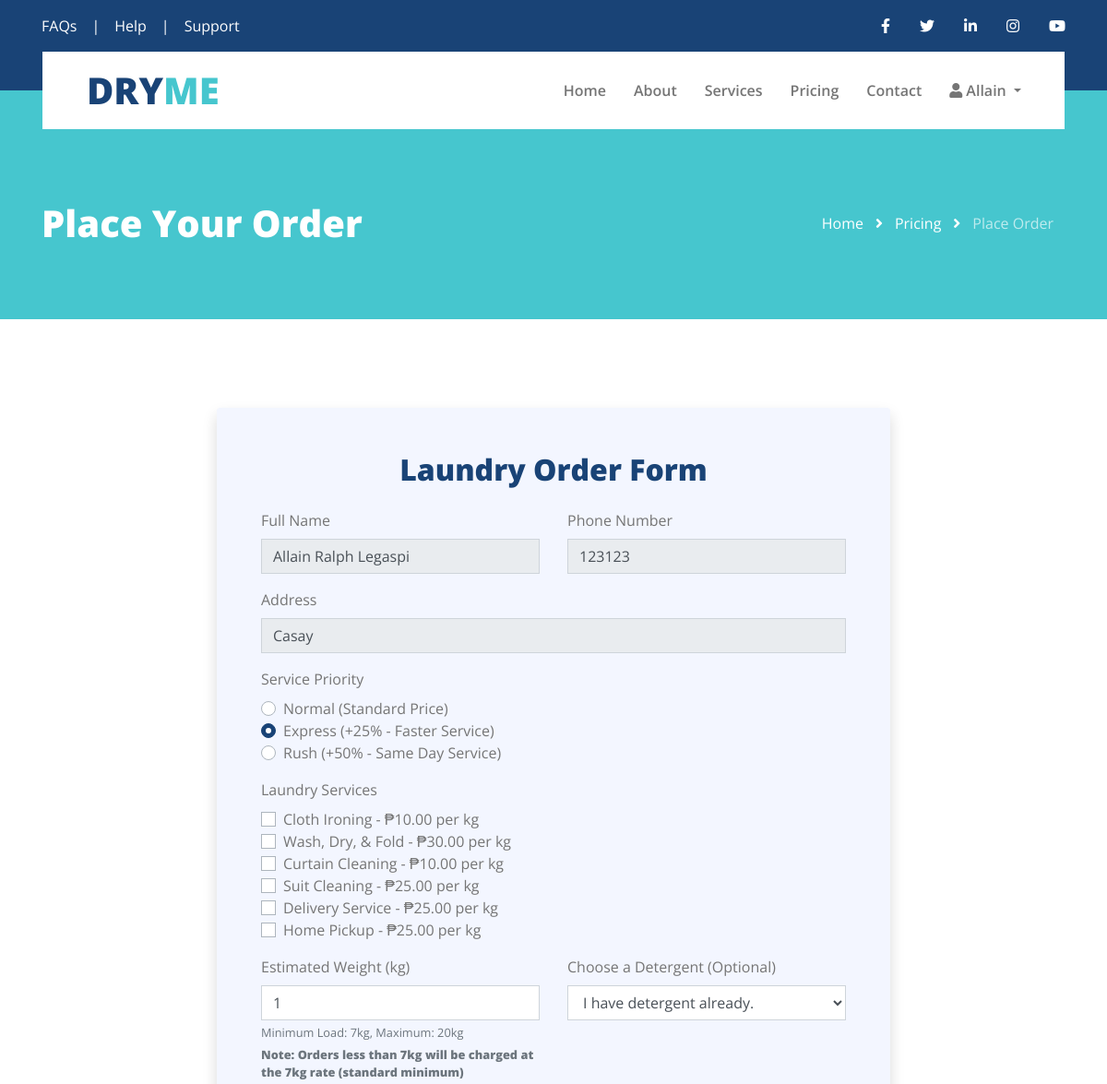
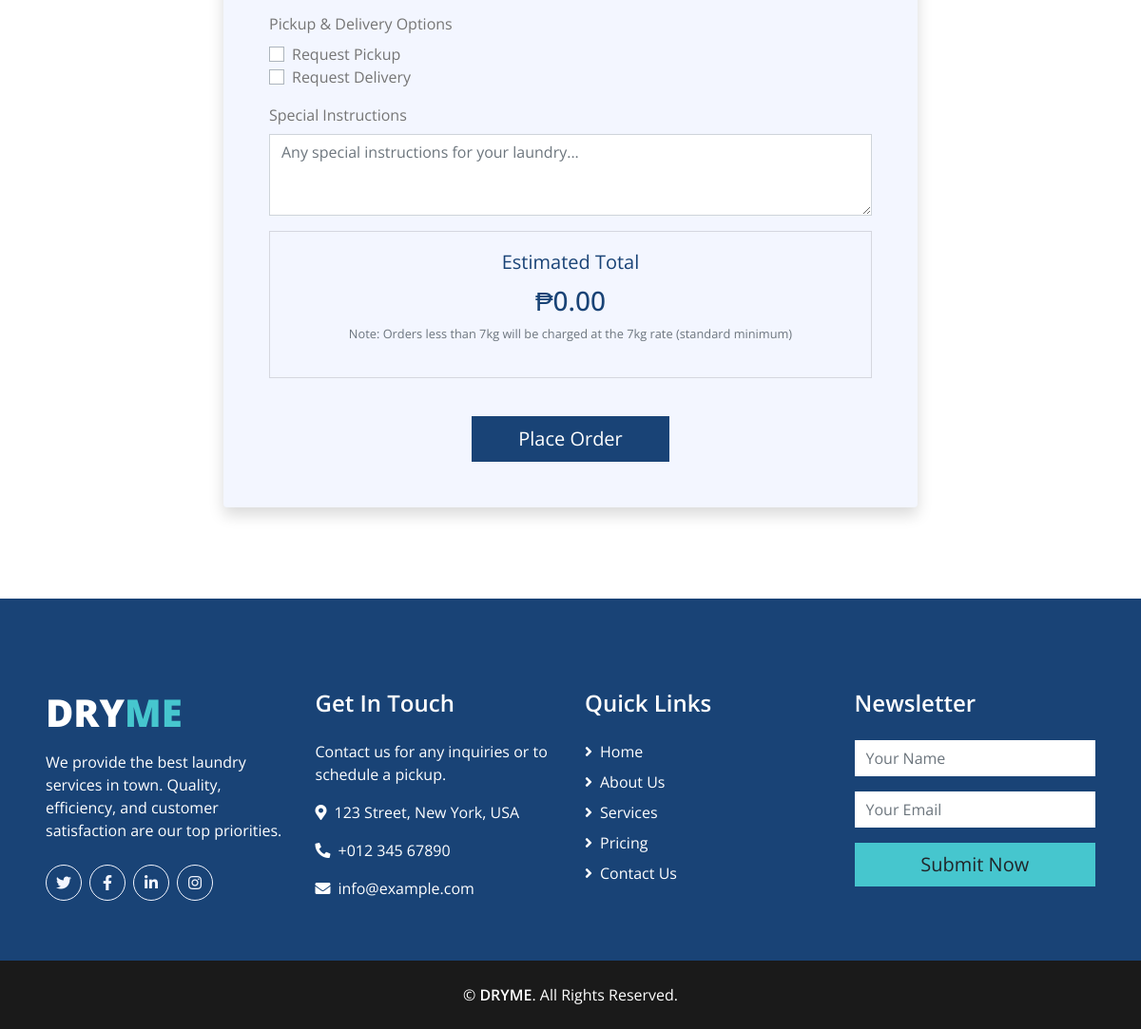
Page /place_order.php?priority=express (signed in) on the committed database (2 pictures, top to bottom).
### tables this page shows
CREATE TABLE `customers` (
  `customer_id` int(11) NOT NULL,
  `username` varchar(50) NOT NULL,
  `password` varchar(255) NOT NULL,
  `email` varchar(100) NOT NULL,
  `full_name` varchar(100) NOT NULL,
  `phone` varchar(20) DEFAULT NULL,
  `address` text DEFAULT NULL,
  `role` enum('admin','customer') DEFAULT 'customer',
  `created_at` timestamp NOT NULL DEFAULT current_timestamp(),
  `updated_at` timestamp NOT NULL DEFAULT current_timestamp() ON UPDATE current_timestamp()
);

CREATE TABLE `services` (
  `service_id` int(11) NOT NULL,
  `service_name` varchar(100) NOT NULL,
  `description` text DEFAULT NULL,
  `price` decimal(10,2) NOT NULL,
  `status` enum('active','inactive') DEFAULT 'active'
);

### place_order.php (the view, shortened to what this page needs)
<?php
require_once 'includes/db_connect.php';
$stmt = $pdo->query("SELECT * FROM services WHERE status = 'active'");
$services = $stmt->fetchAll();
$stmt = $pdo->prepare("SELECT * FROM customers WHERE customer_id = ?");
$stmt->execute([$_SESSION['user_id']]);
$user = $stmt->fetch();
?>
<!DOCTYPE html>
<html lang="en">
<head>
    <link href="https://cdnjs.cloudflare.com/ajax/libs/font-awesome/5.15.0/css/all.min.css" rel="stylesheet">
    <link href="lib/owlcarousel/assets/owl.carousel.min.css" rel="stylesheet">
    <link href="css/style.css" rel="stylesheet">
    <link rel="stylesheet" href="https://cdn.jsdelivr.net/npm/flatpickr/dist/flatpickr.min.css">
</head>
<body>
    <div class="container-fluid bg-primary py-3">
        <div class="container">
            <div class="row">
                <div class="col-md-6 text-center text-lg-left mb-2 mb-lg-0">
                    <div class="d-inline-flex align-items-center">
                        <a class="text-white pr-3" href="">FAQs</a>
                        <span class="text-white">|</span>
                        <a class="text-white px-3" href="">Help</a>
                        <span class="text-white">|</span>
                        <a class="text-white pl-3" href="">Support</a>
                    </div>
                </div>
                <div class="col-md-6 text-center text-lg-right">
                    <div class="d-inline-flex align-items-center">
                        <a class="text-white px-3" href="">
                            <i class="fab fa-facebook-f"></i>
                        </a>
                        <a class="text-white px-3" href="">
                            <i class="fab fa-twitter"></i>
                        </a>
                        <a class="text-white px-3" href="">
                            <i class="fab fa-linkedin-in"></i>
                        </a>
                        <a class="text-white px-3" href="">
                            <i class="fab fa-instagram"></i>
                        </a>
                        <a class="text-white pl-3" href="">
                            <i class="fab fa-youtube"></i>
                        </a>
                    </div>
                </div>
            </div>
        </div>
    </div>
    <div class="container-fluid position-relative nav-bar p-0">
        <div class="container-lg position-relative p-0 px-lg-3" style="z-index: 9;">
            <nav class="navbar navbar-expand-lg bg-white navbar-light py-3 py-lg-0 pl-3 pl-lg-5">
                <a href="" class="navbar-brand">
                    <h1 class="m-0 text-secondary"><span class="text-primary">DRY</span>ME</h1>
                </a>
                <div class="collapse navbar-collapse justify-content-between px-3" id="navbarCollapse">
                    <div class="navbar-nav ml-auto py-0">
                        <a href="index.php" class="nav-item nav-link">Home</a>
                        <a href="about.php" class="nav-item nav-link">About</a>
                        <a href="service.php" class="nav-item nav-link">Services</a>
                        <a href="pricing.php" class="nav-item nav-link">Pricing</a>
                        <a href="contact.php" class="nav-item nav-link">Contact</a>
                        <?php
                        if (isset($_SESSION['user_id'])) { ?>
                            <div class="nav-item dropdown">
                                <a href="#" class="nav-link dropdown-toggle" data-toggle="dropdown">
                                    <i class="fa fa-user"></i> <?php echo $_SESSION['username']; ?>
                                </a>
                            </div>
                        <?php } else { ?>
                            <a href="login.php" class="nav-item nav-link">Login</a>
                        <?php } ?>
                    </div>
                </div>
            </nav>
        </div>
    </div>
    <div class="page-header container-fluid bg-secondary pt-2 pt-lg-5 pb-2 mb-5">
        <div class="container py-5">
            <div class="row align-items-center py-4">
                <div class="col-md-6 text-center text-md-left">
                    <h1 class="mb-4 mb-md-0 text-white">Place Your Order</h1>
                </div>
                <div class="col-md-6 text-center text-md-right">
                    <div class="d-inline-flex align-items-center">
                        <a class="btn text-white" href="index.php">Home</a>
                        <i class="fas fa-angle-right text-white"></i>
                        <a class="btn text-white" href="pricing.php">Pricing</a>
                        <i class="fas fa-angle-right text-white"></i>
                        <a class="btn text-white disabled" href="">Place Order</a>
                    </div>
                </div>
            </div>
        </div>
    </div>
    <div class="container-fluid py-5">
        <div class="container">
            <div class="row">
                <div class="col-lg-8 mx-auto">
                    <div class="bg-light p-5 rounded shadow">
                        <h2 class="text-primary text-center mb-4">Laundry Order Form</h2>
                        <form action="" method="POST">
                            <div class="row">
                                <div class="col-md-6">
                                    <div class="form-group">
                                        <label for="name">Full Name</label>
                                        <input type="text" class="form-control" id="name" value="<?php echo htmlspecialchars($user['full_name']); ?>" readonly>
                                    </div>
                                </div>
                                <div class="col-md-6">
                                    <div class="form-group">
                                        <label for="phone">Phone Number</label>
                                        <input type="text" class="form-control" id="phone" value="<?php echo htmlspecialchars($user['phone']); ?>" readonly>
                                    </div>
                                </div>
                                <div class="col-md-12">
                                    <div class="form-group">
                                        <label for="address">Address</label>
                                        <input type="text" class="form-control" id="address" value="<?php echo htmlspecialchars($user['address']); ?>" readonly>
                                    </div>
                                </div>
                                <div class="col-md-12">
                                    <div class="form-group">
                                        <label>Service Priority</label>
                                        <div class="custom-control custom-radio">
                                            <label class="custom-control-label" for="normal">Normal (Standard Price)</label>
                                        </div>
                                        <div class="custom-control custom-radio">
                                            <label class="custom-control-label" for="express">Express (+25% - Faster Service)</label>
                                        </div>
                                        <div class="custom-control custom-radio">
                                            <label class="custom-control-label" for="rush">Rush (+50% - Same Day Service)</label>
                                        </div>
                                    </div>
                                </div>
                                <div class="col-md-12">
                                    <div class="form-group">
                                        <label>Laundry Services</label>
                                        <?php foreach ($services as $service): ?>
                                            <div class="custom-control custom-checkbox">
                                                <label class="custom-control-label" for="service<?php echo $service['service_id']; ?>">
                                                    <?php echo htmlspecialchars($service['service_name']); ?> - ₱<?php echo number_format($service['price'], 2); ?> per kg
                                                </label>
                                            </div>
                                        <?php endforeach; ?>
                                    </div>
                                </div>
                                <div class="col-md-6">
                                    <div class="form-group">
                                        <label for="weight">Estimated Weight (kg)</label>
                                        <input type="number" class="form-control" id="weight" name="weight" min="1" max="20" value="1" required>
                                        <small class="form-text text-muted">Minimum Load: 7kg, Maximum: 20kg</small>
                                        <small class="form-text text-muted font-weight-bold text-danger">Note: Orders less than 7kg will be charged at the 7kg rate (standard minimum)</small>
                                    </div>
                                </div>
                                <div class="col-md-6">
                                    <div class="form-group">
                                        <label for="detergent">Choose a Detergent (Optional)</label>
                                        <select class="form-control" id="detergent" name="detergent_id">
                                            <option value="">I have detergent already.</option>
                                        </select>
                                    </div>
                                </div>
                                <div class="col-md-6">
                                    <div class="form-group">
                                        <label>Pickup & Delivery Options</label>
                                        <div class="custom-control custom-checkbox">
                                            <label class="custom-control-label" for="pickup">Request Pickup</label>
                                        </div>
                                        <div class="custom-control custom-checkbox">
                                            <label class="custom-control-label" for="delivery">Request Delivery</label>
                                        </div>
                                    </div>
                                </div>
                                <div class="col-md-12">
                                    <div class="form-group">
                                        <label for="special_instructions">Special Instructions</label>
                                        <textarea class="form-control" id="special_instructions" name="special_instructions" rows="3" placeholder="Any special instructions for your laundry..."></textarea>
                                    </div>
                                </div>
                                <div class="col-md-12 mb-4">
                                    <div class="card bg-light">
                                        <div class="card-body text-center">
                                            <h5 class="card-title">Estimated Total</h5>
                                            <p class="card-text h3 text-primary" id="estimatedTotal">₱0.00</p>
                                            <p class="small text-muted">Note: Orders less than 7kg will be charged at the 7kg rate (standard minimum)</p>
                                        </div>
                                    </div>
                                </div>
                                <div class="col-md-12 text-center">
                                    <button type="submit" class="btn btn-primary btn-lg px-5 mt-3">Place Order</button>
                                </div>
                            </div>
                        </form>
                    </div>
                </div>
            </div>
        </div>
    </div>
    <div class="container-fluid bg-primary text-white mt-5 pt-5 px-sm-3 px-md-5">
        <div class="row pt-5">
            <div class="col-lg-3 col-md-6 mb-5">
                <a href=""><h1 class="text-secondary mb-3"><span class="text-white">DRY</span>ME</h1></a>
                <p>We provide the best laundry services in town. Quality, efficiency, and customer satisfaction are our top priorities.</p>
                <div class="d-flex justify-content-start mt-4">
                    <a class="btn btn-outline-light rounded-circle text-center mr-2 px-0" style="width: 38px; height: 38px;" href="#"><i class="fab fa-twitter"></i></a>
                    <a class="btn btn-outline-light rounded-circle text-center mr-2 px-0" style="width: 38px; height: 38px;" href="#"><i class="fab fa-facebook-f"></i></a>
                    <a class="btn btn-outline-light rounded-circle text-center mr-2 px-0" style="width: 38px; height: 38px;" href="#"><i class="fab fa-linkedin-in"></i></a>
                    <a class="btn btn-outline-light rounded-circle text-center mr-2 px-0" style="width: 38px; height: 38px;" href="#"><i class="fab fa-instagram"></i></a>
                </div>
            </div>
            <div class="col-lg-3 col-md-6 mb-5">
                <h4 class="text-white mb-4">Get In Touch</h4>
                <p>Contact us for any inquiries or to schedule a pickup.</p>
                <p><i class="fa fa-map-marker-alt mr-2"></i>123 Street, New York, USA</p>
                <p><i class="fa fa-phone-alt mr-2"></i>+012 345 67890</p>
                <p><i class="fa fa-envelope mr-2"></i>info@example.com</p>
            </div>
            <div class="col-lg-3 col-md-6 mb-5">
                <h4 class="text-white mb-4">Quick Links</h4>
                <div class="d-flex flex-column justify-content-start">
                    <a class="text-white mb-2" href="index.php"><i class="fa fa-angle-right mr-2"></i>Home</a>
                    <a class="text-white mb-2" href="about.php"><i class="fa fa-angle-right mr-2"></i>About Us</a>
                    <a class="text-white mb-2" href="service.php"><i class="fa fa-angle-right mr-2"></i>Services</a>
                    <a class="text-white mb-2" href="pricing.php"><i class="fa fa-angle-right mr-2"></i>Pricing</a>
                    <a class="text-white" href="contact.php"><i class="fa fa-angle-right mr-2"></i>Contact Us</a>
                </div>
            </div>
            <div class="col-lg-3 col-md-6 mb-5">
                <h4 class="text-white mb-4">Newsletter</h4>
                <form action="">
                    <div class="form-group">
                        <input type="text" class="form-control border-0" placeholder="Your Name" required="required" />
                    </div>
                    <div class="form-group">
                        <input type="email" class="form-control border-0" placeholder="Your Email" required="required" />
                    </div>
                    <div>
                        <button class="btn btn-lg btn-secondary btn-block border-0" type="submit">Submit Now</button>
                    </div>
                </form>
            </div>
        </div>
    </div>
    <div class="container-fluid bg-dark text-white py-4 px-sm-3 px-md-5">
        <p class="m-0 text-center text-white">
            &copy; <a class="text-white font-weight-medium" href="#">DRYME</a>. All Rights Reserved.
        </p>
    </div>
</body>
</html>
</body>
</html>

### rows in the picture
customers: full_name "Allain Ralph Legaspi", phone "123123", address "Casay"
services: service_name "Cloth Ironing", price "10.00"
services: service_name "Wash, Dry, & Fold", price "30.00"
services: service_name "Curtain Cleaning", price "10.00"
services: service_name "Suit Cleaning", price "25.00"
services: service_name "Delivery Service", price "25.00"
services: service_name "Home Pickup", price "25.00"

### other values in the picture
$_SESSION['username'] "Allain"
